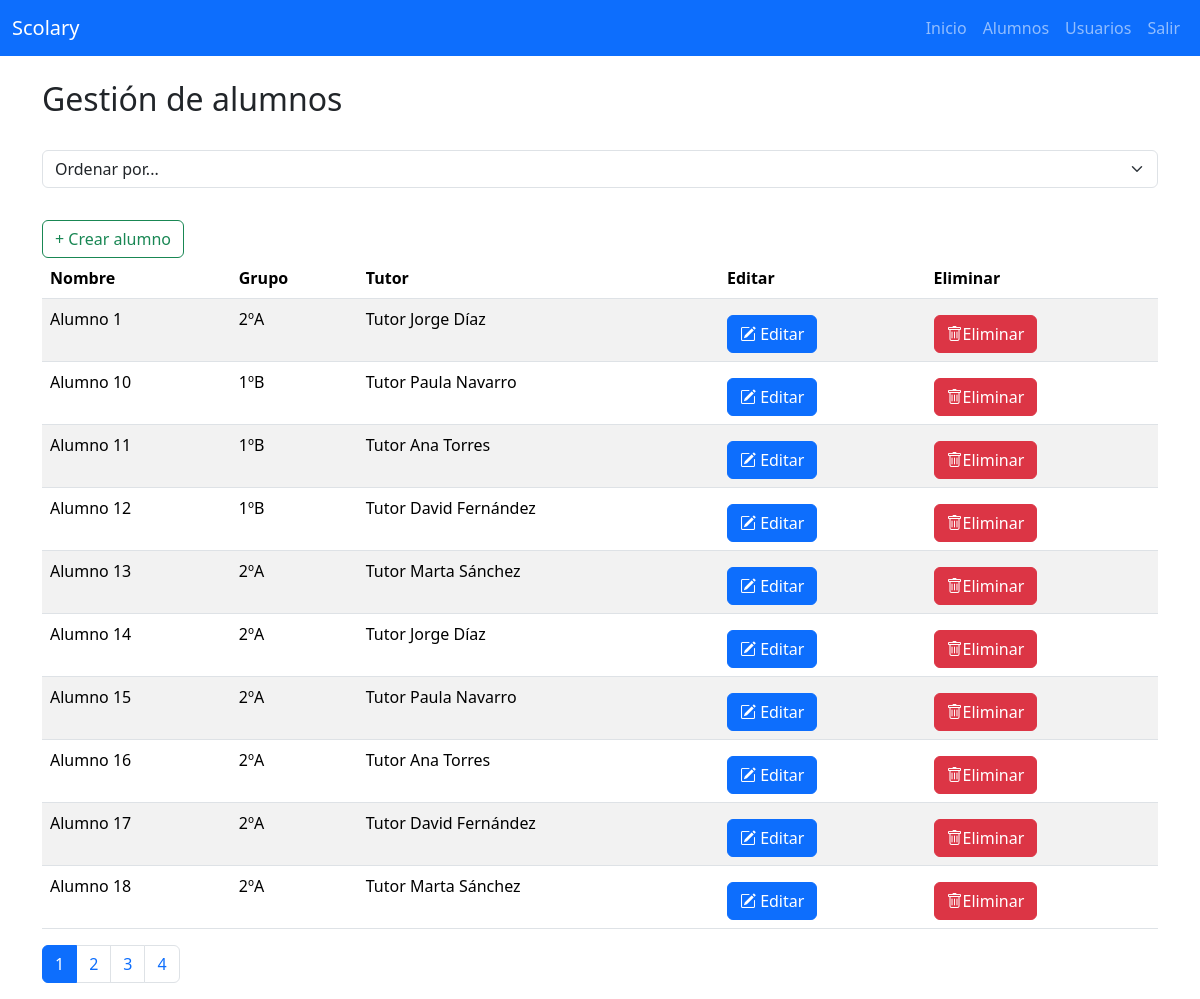
Page /alumnos.php (signed in) on the committed database.
### tables this page shows
CREATE TABLE `alumnos` (
  `id` int(11) NOT NULL,
  `nombre` varchar(100) DEFAULT NULL,
  `id_tutor` int(11) DEFAULT NULL,
  `id_grupo` int(11) DEFAULT NULL
);

CREATE TABLE `grupo` (
  `id` int(11) NOT NULL,
  `nombre` varchar(50) DEFAULT NULL,
  `id_profesor` int(11) DEFAULT NULL
);

CREATE TABLE `usuarios` (
  `id` int(11) NOT NULL,
  `nombre` varchar(100) DEFAULT NULL,
  `email` varchar(100) DEFAULT NULL,
  `password` varchar(255) DEFAULT NULL,
  `rol` enum('profesor','tutor','admin') NOT NULL,
  `avatar` varchar(100) DEFAULT NULL
);

### alumnos.php (the view, shortened to what this page needs)
<?php include 'includes/header.php'; ?>
<?php include 'includes/navbarAdmin.php'; ?>
<?php include 'conexion.php';
?>
<div class="container mt-4">
    <h2>Gestión de alumnos</h2>
      <div class="mb-3">
        <form action="alumnos.php">
            <select name="orden" id="orden" class="form-select" onchange="this.form.submit()">
              <option value="">Ordenar por...</option>
            </select>
        </form>
      </div>
    <button type="button" class="btn btn-outline-success mt-3" data-bs-toggle="modal" data-bs-target="#crearAlumno">
    + Crear alumno
    </button>
    <?php
    if(isset($_GET["orden"])){
      if ($_GET["orden"] == "nombre") {
        $orden = "a.nombre";
      }else if($_GET["orden"] == "grupo"){
        $orden = "g.nombre";
      }else{
        $orden = "u.nombre";
      }
    }else{
      $orden = "a.nombre";
    }
    $registrosPorPagina = 10;
    $pagina = isset($_GET['pagina']) ? (int)$_GET['pagina'] : 1;
    $offset = ($pagina - 1) * $registrosPorPagina;
    $stmtAlumnos = $pdo->query("
        SELECT
            a.id AS idAlumno,
            a.nombre AS nombreAlumno,
            g.nombre AS nombreGrupo,
            u.nombre AS nombreTutor
        FROM alumnos a
        JOIN grupo g ON a.id_grupo = g.id
        JOIN usuarios u ON a.id_tutor = u.id
        ORDER BY $orden
        LIMIT $registrosPorPagina OFFSET $offset");
    $alumnos = $stmtAlumnos->fetchAll();
    $totalRegistros = $pdo->query("SELECT COUNT(*) FROM alumnos")->fetchColumn();
    $totalPaginas = ceil($totalRegistros / $registrosPorPagina);
    ?>
    <table class="table table-striped">
        <thead>
            <tr>
                <th>Nombre</th>
                <th>Grupo</th>
                <th>Tutor</th>
                <th>Editar</th>
                <th>Eliminar</th>
            </tr>
        </thead>
        <tbody>
            <?php foreach ($alumnos as $alumno){ ?>
                <tr>
                    <td><?= $alumno['nombreAlumno']?></td>
                    <td><?= $alumno['nombreGrupo'] ?></td>
                    <td><?= $alumno['nombreTutor']?></td>
                    <td>
                        <button type="button" class="btn btn-primary mt-2" data-bs-toggle="modal" data-bs-target="#editarAlumno"
                          data-id="<?php echo htmlspecialchars($alumno['idAlumno']) ?>"
                          data-nombre="<?php echo htmlspecialchars($alumno['nombreAlumno']) ?>">
                          <i class="bi bi-pencil-square"></i>
                          Editar
                        </button>
                    </td>
                    <td>
                      <form action="service/eliminarAlumno.php" method="POST">
                        <button type="submit" class="btn btn-danger mt-2">
                          <i class="bi bi-trash"></i>Eliminar
                        </button>
                      </form>
                    </td>
                </tr>
            <?php } ?>
        </tbody>
    </table>
    <nav>
        <ul class="pagination">
            <?php for ($i = 1; $i <= $totalPaginas; $i++){?>
                <li class="page-item <?= $i == $pagina ? 'active' : '' ?>">
                    <a class="page-link" href="?pagina=<?= $i ?>"><?= $i ?></a>
                </li>
            <?php }?>
        </ul>
    </nav>
</div>
<?php include 'includes/footer.php'; ?>

### rows in the picture
alumnos: nombre "Alumno 1", id_grupo.nombre "2ºA", id_tutor.nombre "Tutor Jorge Díaz"
alumnos: nombre "Alumno 10", id_grupo.nombre "1ºB", id_tutor.nombre "Tutor Paula Navarro"
alumnos: nombre "Alumno 11", id_grupo.nombre "1ºB", id_tutor.nombre "Tutor Ana Torres"
alumnos: nombre "Alumno 12", id_grupo.nombre "1ºB", id_tutor.nombre "Tutor David Fernández"
alumnos: nombre "Alumno 13", id_grupo.nombre "2ºA", id_tutor.nombre "Tutor Marta Sánchez"
alumnos: nombre "Alumno 14", id_grupo.nombre "2ºA", id_tutor.nombre "Tutor Jorge Díaz"
alumnos: nombre "Alumno 15", id_grupo.nombre "2ºA", id_tutor.nombre "Tutor Paula Navarro"
alumnos: nombre "Alumno 16", id_grupo.nombre "2ºA", id_tutor.nombre "Tutor Ana Torres"
alumnos: nombre "Alumno 17", id_grupo.nombre "2ºA", id_tutor.nombre "Tutor David Fernández"
alumnos: nombre "Alumno 18", id_grupo.nombre "2ºA", id_tutor.nombre "Tutor Marta Sánchez"
